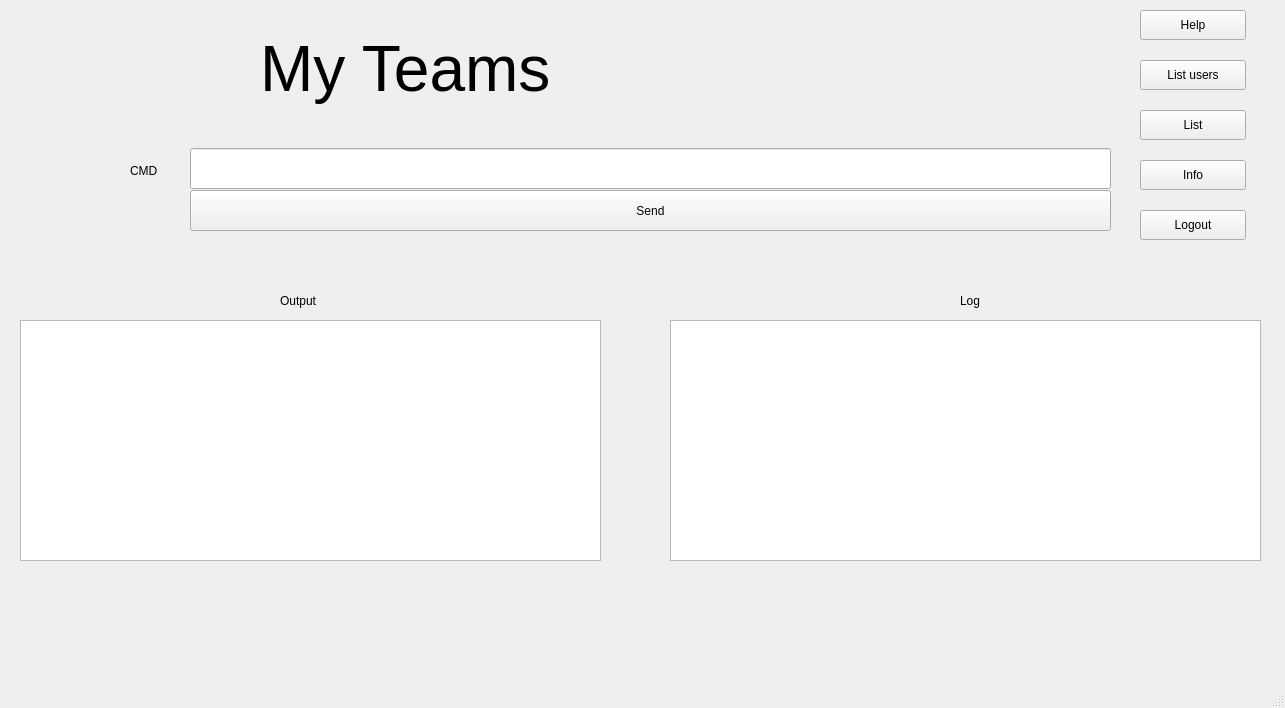
<?xml version="1.0" encoding="UTF-8"?>
<ui version="4.0">
 <class>MainWindow</class>
 <widget class="QMainWindow" name="MainWindow">
  <property name="geometry">
   <rect>
    <x>0</x>
    <y>0</y>
    <width>1285</width>
    <height>708</height>
   </rect>
  </property>
  <property name="windowTitle">
   <string>MainWindow</string>
  </property>
  <widget class="QWidget" name="centralwidget">
   <widget class="QLabel" name="title_label">
    <property name="geometry">
     <rect>
      <x>260</x>
      <y>20</y>
      <width>311</width>
      <height>101</height>
     </rect>
    </property>
    <property name="text">
     <string>&lt;html&gt;&lt;head/&gt;&lt;body&gt;&lt;p&gt;&lt;span style=&quot; font-size:48pt;&quot;&gt;My Teams&lt;/span&gt;&lt;/p&gt;&lt;/body&gt;&lt;/html&gt;</string>
    </property>
   </widget>
   <widget class="QLineEdit" name="cmd_entry">
    <property name="geometry">
     <rect>
      <x>190</x>
      <y>148</y>
      <width>921</width>
      <height>41</height>
     </rect>
    </property>
   </widget>
   <widget class="QLabel" name="cmd_label">
    <property name="geometry">
     <rect>
      <x>130</x>
      <y>160</y>
      <width>80</width>
      <height>21</height>
     </rect>
    </property>
    <property name="text">
     <string>CMD</string>
    </property>
   </widget>
   <widget class="QTextEdit" name="output_box">
    <property name="geometry">
     <rect>
      <x>20</x>
      <y>320</y>
      <width>581</width>
      <height>241</height>
     </rect>
    </property>
    <property name="readOnly">
     <bool>true</bool>
    </property>
   </widget>
   <widget class="QTextEdit" name="log_box">
    <property name="geometry">
     <rect>
      <x>670</x>
      <y>320</y>
      <width>591</width>
      <height>241</height>
     </rect>
    </property>
    <property name="readOnly">
     <bool>true</bool>
    </property>
   </widget>
   <widget class="QLabel" name="output_label">
    <property name="geometry">
     <rect>
      <x>280</x>
      <y>290</y>
      <width>80</width>
      <height>21</height>
     </rect>
    </property>
    <property name="text">
     <string>Output</string>
    </property>
   </widget>
   <widget class="QLabel" name="log_label">
    <property name="geometry">
     <rect>
      <x>960</x>
      <y>290</y>
      <width>80</width>
      <height>21</height>
     </rect>
    </property>
    <property name="text">
     <string>Log</string>
    </property>
   </widget>
   <widget class="QPushButton" name="help_btn">
    <property name="geometry">
     <rect>
      <x>1140</x>
      <y>10</y>
      <width>106</width>
      <height>30</height>
     </rect>
    </property>
    <property name="text">
     <string>Help</string>
    </property>
   </widget>
   <widget class="QPushButton" name="logout_btn">
    <property name="geometry">
     <rect>
      <x>1140</x>
      <y>210</y>
      <width>106</width>
      <height>30</height>
     </rect>
    </property>
    <property name="text">
     <string>Logout</string>
    </property>
   </widget>
   <widget class="QPushButton" name="listUsers_btn">
    <property name="geometry">
     <rect>
      <x>1140</x>
      <y>60</y>
      <width>106</width>
      <height>30</height>
     </rect>
    </property>
    <property name="text">
     <string>List users</string>
    </property>
   </widget>
   <widget class="QPushButton" name="list_btn">
    <property name="geometry">
     <rect>
      <x>1140</x>
      <y>110</y>
      <width>106</width>
      <height>30</height>
     </rect>
    </property>
    <property name="text">
     <string>List</string>
    </property>
   </widget>
   <widget class="QPushButton" name="info_btn">
    <property name="geometry">
     <rect>
      <x>1140</x>
      <y>160</y>
      <width>106</width>
      <height>30</height>
     </rect>
    </property>
    <property name="text">
     <string>Info</string>
    </property>
   </widget>
   <widget class="QPushButton" name="send_btn">
    <property name="geometry">
     <rect>
      <x>190</x>
      <y>190</y>
      <width>921</width>
      <height>41</height>
     </rect>
    </property>
    <property name="text">
     <string>Send</string>
    </property>
   </widget>
  </widget>
  <widget class="QMenuBar" name="menubar">
   <property name="geometry">
    <rect>
     <x>0</x>
     <y>0</y>
     <width>1285</width>
     <height>22</height>
    </rect>
   </property>
  </widget>
  <widget class="QStatusBar" name="statusbar"/>
 </widget>
 <resources/>
 <connections/>
</ui>
